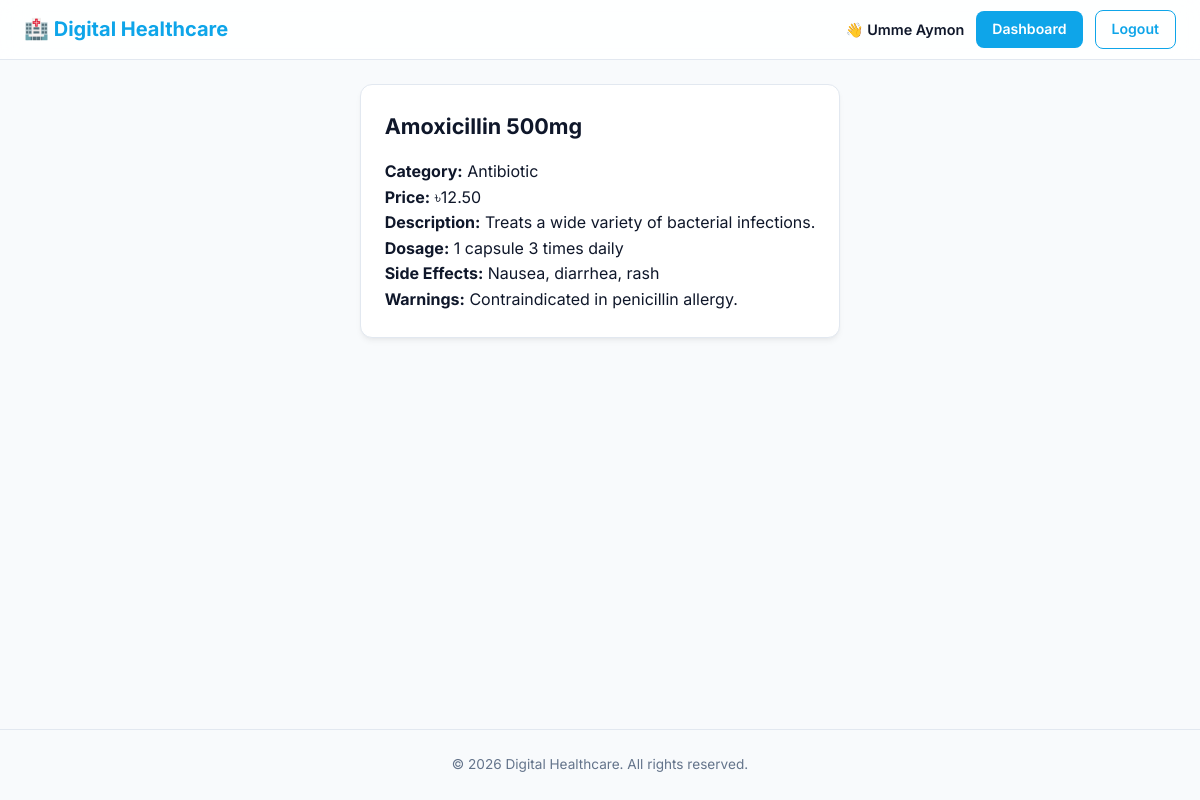
The app's page /medicine_details.php?id=2 (signed in) with its own data.
### tables this page shows
CREATE TABLE IF NOT EXISTS medicines (
    id INT AUTO_INCREMENT PRIMARY KEY,
    name VARCHAR(100),
    category VARCHAR(50),
    price DECIMAL(10,2),
    description TEXT,
    side_effects TEXT,
    dosage_instructions TEXT,
    warnings TEXT
);

### medicine_details.php (the view, shortened to what this page needs)
<?php
require_once '../../config/database.php';
$id = (int)$_GET['id'];
$stmt = $conn->prepare("SELECT * FROM medicines WHERE id = ?");
$stmt->bind_param("i", $id);
$stmt->execute();
$med = $stmt->get_result()->fetch_assoc();
include '../../includes/header.php';
?>
<div class="card">
    <h2><?= htmlspecialchars($med['name']) ?></h2>
    <p><strong>Category:</strong> <?= $med['category'] ?></p>
    <p><strong>Price:</strong> ৳<?= $med['price'] ?></p>
    <p><strong>Description:</strong> <?= nl2br(htmlspecialchars($med['description'])) ?></p>
    <?php if($med['dosage_instructions']): ?><p><strong>Dosage:</strong> <?= nl2br(htmlspecialchars($med['dosage_instructions'])) ?></p><?php endif; ?>
    <?php if($med['side_effects']): ?><p><strong>Side Effects:</strong> <?= nl2br(htmlspecialchars($med['side_effects'])) ?></p><?php endif; ?>
    <?php if($med['warnings']): ?><p><strong>Warnings:</strong> <?= nl2br(htmlspecialchars($med['warnings'])) ?></p><?php endif; ?>
</div>
<?php include '../../includes/footer.php'; ?>

### style.css (style rules this page uses)
:root { --primary: #0ea5e9; --primary-hover: #0284c7; --primary-light: #e0f2fe; --bg: #f8fafc; --card: #ffffff; --text: #0f172a; --text-muted: #64748b; --border: #e2e8f0; --shadow: 0 4px 6px -1px rgb(0 0 0 / 0.05), 0 2px 4px -2px rgb(0 0 0 / 0.05); --shadow-hover: 0 10px 15px -3px rgb(0 0 0 / 0.05), 0 4px 6px -4px rgb(0 0 0 / 0.05); --radius: 12px; --radius-sm: 8px; }
* { box-sizing: border-box; margin: 0; padding: 0; }
html { scroll-behavior: smooth; }
body { min-height: 100vh; display: flex; flex-direction: column; min-height: 100vh; display: flex; flex-direction: column; font-family: 'Inter', system-ui, -apple-system, sans-serif; background: var(--bg); color: var(--text); line-height: 1.6; transition: background-color 0.3s ease, color 0.3s ease; }
.card, .request-card, .consultation-card, .prescription-card, .auth-card, .doctor-card { background: var(--card); border: 1px solid var(--border); border-radius: var(--radius); padding: 24px; margin-bottom: 20px; box-shadow: var(--shadow); transition: transform 0.2s ease, box-shadow 0.2s ease; }
.card h2, .auth-card h2 { font-size: 1.35rem; font-weight: 700; margin-bottom: 16px; color: var(--text); }

### records on screen
medicines: name "Amoxicillin 500mg", category "Antibiotic", price "12.50", description "Treats a wide variety of bacterial infections.", dosage_instructions "1 capsule 3 times daily", side_effects "Nausea, diarrhea, rash", warnings "Contraindicated in penicillin allergy."

### other values on screen
$_SESSION['name'] "Umme Aymon"
